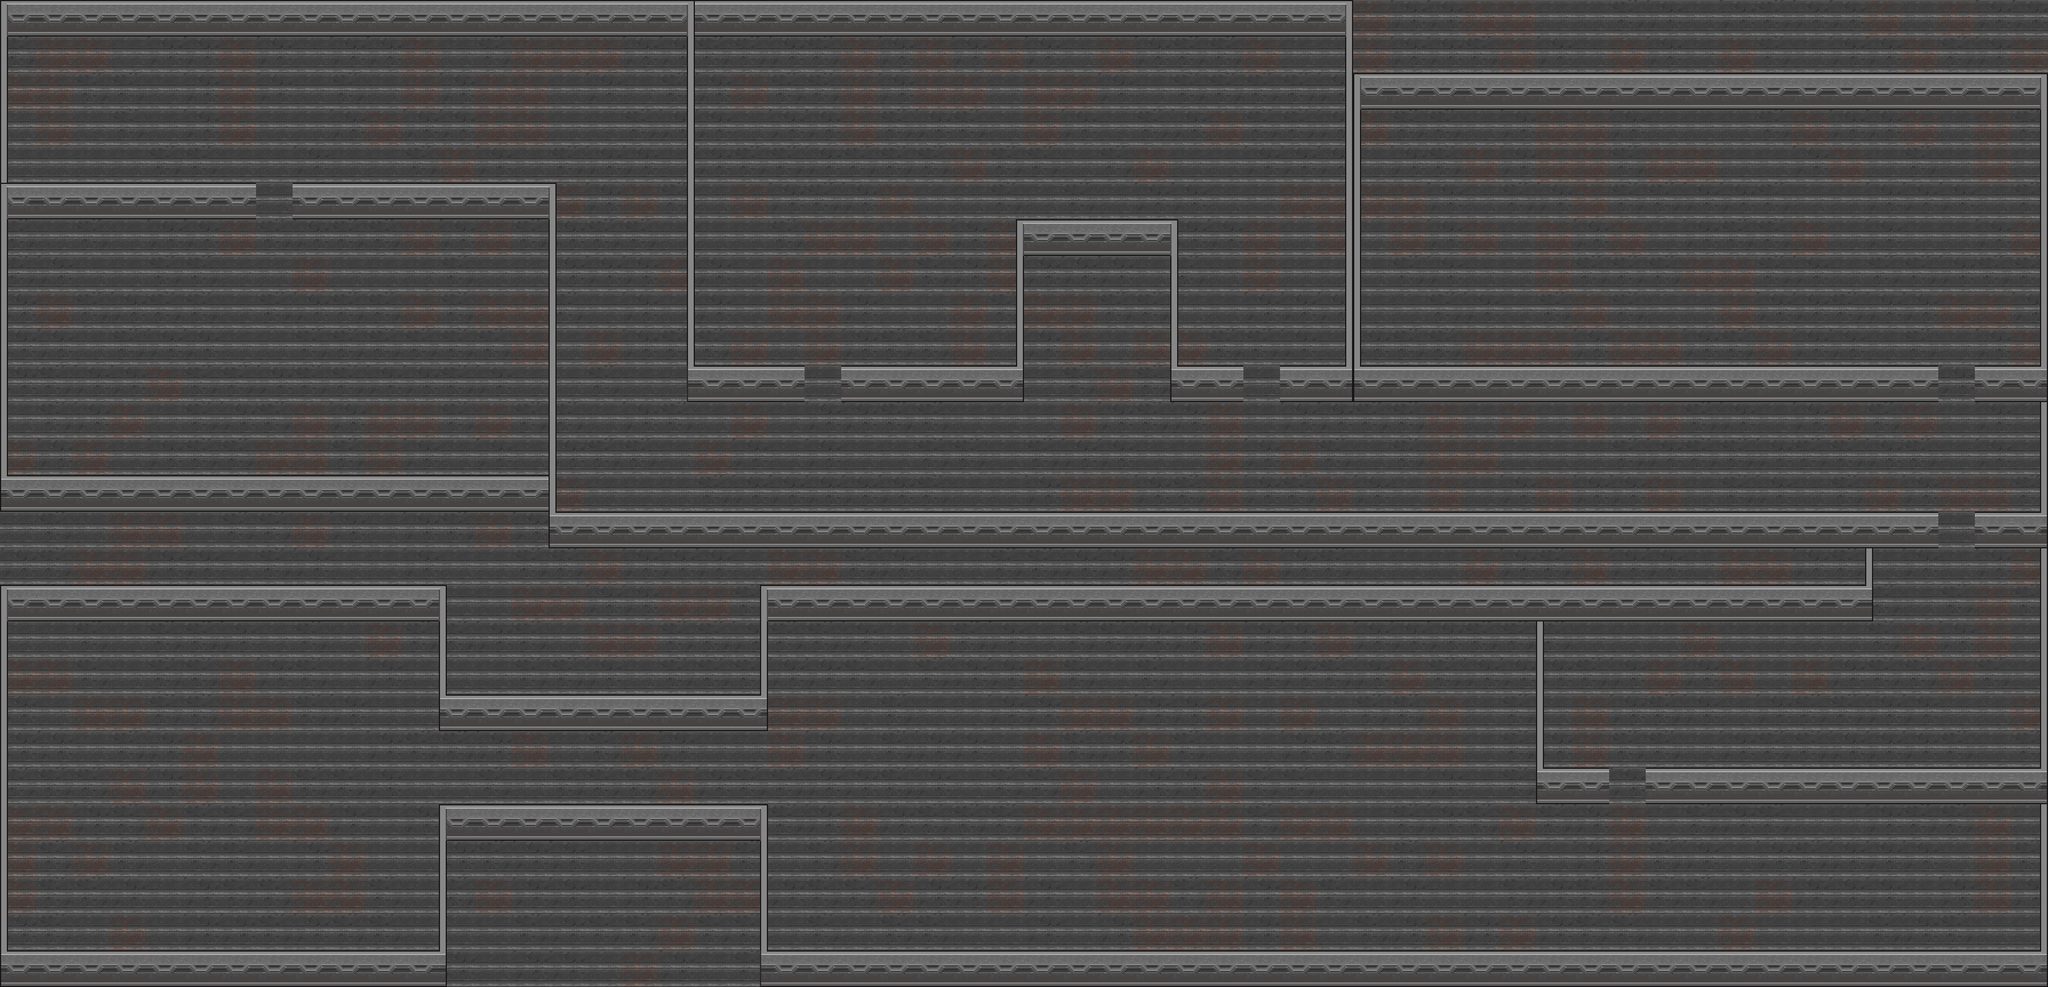

Rendered tile map (Tiled .tmx) drawn with the repository's tilesets; below, a short description and the map source with its tile grids summarised:
An orthogonal 56x27 tile map with 64x64 px tiles, 2 tile layers (piso, Tile Layer 1) and 39 objects (32x blocker, 6x door, trigger).

<map version="1.0" orientation="orthogonal" renderorder="right-down" width="56" height="27" tilewidth="64" tileheight="64" nextobjectid="90">
 <tileset firstgid="1" name="sara" tilewidth="64" tileheight="64" tilecount="35" columns="7">
  <image source="../images/tileset.png" trans="ffffff" width="448" height="320" />
 </tileset>
 <layer name="piso" width="56" height="27">
  <data>[1512 cells, 1512 non-empty, 4 distinct tile ids]</data>
 </layer>
 <layer name="Tile Layer 1" width="56" height="27">
  <data>[1512 cells, 382 non-empty, 11 distinct tile ids]</data>
 </layer>
 <objectgroup name="objects">
  <object id="1" name="blocker" x="0" y="0" width="14" height="1664" />
  <object id="2" name="blocker" x="0" y="0" width="2368" height="64" />
  <object id="7" name="blocker" x="0" y="320" width="448" height="64" />
  <object id="8" name="blocker" x="512" y="320" width="462" height="64" />
  <object id="9" name="blocker" x="1202" y="0" width="14" height="704" />
  <object id="10" name="blocker" x="0" y="832" width="974" height="64" />
  <object id="12" name="blocker" x="960" y="320" width="14" height="576" />
  <object id="14" name="blocker" x="1216" y="640" width="192" height="64" />
  <object id="15" name="blocker" x="1472" y="640" width="320" height="64" />
  <object id="16" name="blocker" x="1778" y="384" width="14" height="256" />
  <object id="17" name="blocker" x="1792" y="384" width="256" height="64" />
  <object id="19" name="blocker" x="2048" y="384" width="14" height="256" />
  <object id="20" name="blocker" x="2354" y="64" width="28" height="576" />
  <object id="21" name="blocker" x="2048" y="640" width="128" height="64" />
  <object id="22" name="blocker" x="2240" y="640" width="1152" height="64" />
  <object id="23" name="blocker" x="2368" y="128" width="1216" height="63" />
  <object id="24" name="blocker" x="3570" y="192" width="14" height="1536" />
  <object id="25" name="blocker" x="3456" y="640" width="128" height="64" />
  <object id="26" name="blocker" x="960" y="896" width="2432" height="64" />
  <object id="27" name="blocker" x="3456" y="896" width="128" height="64" />
  <object id="29" name="blocker" x="0" y="1664" width="3584" height="64" />
  <object id="30" name="blocker" x="0" y="1024" width="3264" height="64" />
  <object id="32" name="blocker" x="3264" y="960" width="14" height="128" />
  <object id="33" name="blocker" x="2880" y="1344" width="704" height="64" />
  <object id="34" name="blocker" x="2688" y="1088" width="14" height="256" />
  <object id="35" name="blocker" x="2688" y="1344" width="128" height="64" />
  <object id="36" name="blocker" x="768" y="1216" width="576" height="64" />
  <object id="37" name="blocker" x="768" y="1408" width="576" height="64" />
  <object id="38" name="blocker" x="768" y="1088" width="14" height="192" />
  <object id="39" name="blocker" x="1330" y="1088" width="14" height="192" />
  <object id="40" name="blocker" x="1330" y="1472" width="14" height="192" />
  <object id="41" name="blocker" x="768" y="1472" width="14" height="192" />
  <object id="43" name="door" type="door" x="448" y="320" width="64" height="64" />
  <object id="44" name="door" type="door" x="1408" y="640" width="64" height="64" />
  <object id="46" name="door" type="door" x="2176" y="640" width="64" height="64" />
  <object id="47" name="door" type="door" x="3392" y="640" width="64" height="64" />
  <object id="48" name="door" type="door" x="3392" y="896" width="64" height="64" />
  <object id="49" name="door" type="door" x="2816" y="1344" width="64" height="64" />
  <object id="88" name="trigger" x="768" y="1280" width="10" height="128">
   <properties>
    <property name="action" value="boss_battle" />
    <property name="move_camera_x" type="int" value="0" />
    <property name="move_camera_y" type="int" value="1080" />
   </properties>
  </object>
 </objectgroup>
</map>